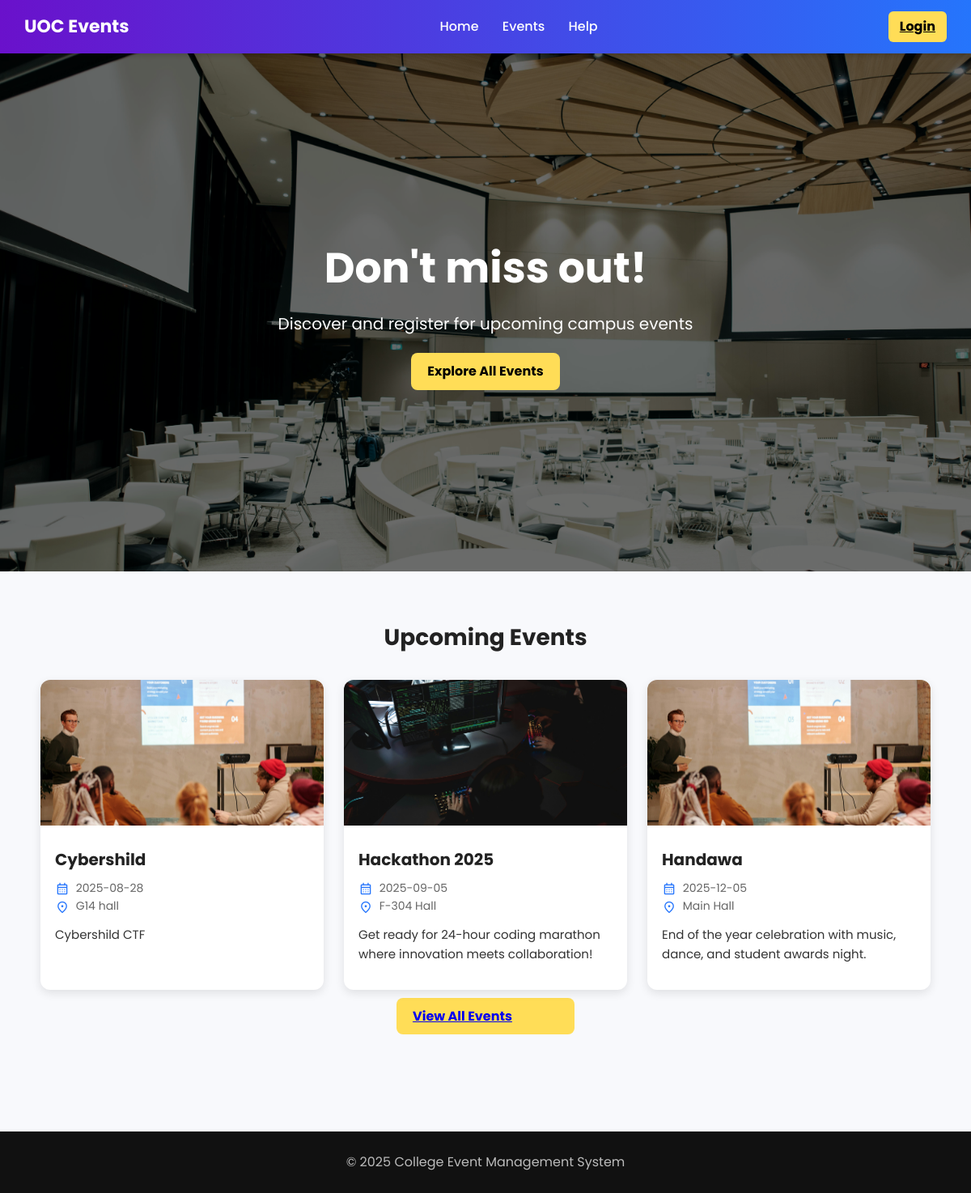
The page / on the database its author committed.
### tables this page shows
CREATE TABLE `events` (
  `id` int(11) NOT NULL,
  `title` varchar(200) NOT NULL,
  `location` varchar(120) DEFAULT '',
  `event_date` date NOT NULL,
  `description` text DEFAULT NULL,
  `type` varchar(100) NOT NULL
);

### auth.php (called while the page is built, shortened)
<?php
function is_logged_in() {
    return isset($_SESSION['user_id']);
}
function current_user() {
    if (!is_logged_in()) return null;
    return [
        'id' => $_SESSION['user_id'],
        'username' => $_SESSION['username'],
        'role' => $_SESSION['role']
    ];
}
?>

### index.php (the view, shortened to what this page needs)
<?php
require_once 'config.php';
require_once 'auth.php';
$user = current_user();
$events = [];
$res = $conn->query("SELECT id, title, location, event_date, description FROM events ORDER BY event_date ASC LIMIT 3");
if ($res) {
  while ($row = $res->fetch_assoc()) {
    $events[] = $row;
  }
}
?>
<!DOCTYPE html>
<html lang="en">
<head>
  <link rel="stylesheet" href="styles/custom.css">
</head>
<body>
  <nav class="navbar">
    <div class="container">
      <div class="brand">UOC Events</div>
      <div class="nav-links">
        <a href="index.php">Home</a>
        <a href="my_events.php">Events</a>
        <a href="help.php">Help</a>
      </div>
      <?php if ($user): ?>
        <?php if ($user['role'] === 'admin'): ?><a href="admin.php" class="admin-link">Admin</a><?php endif; ?>
        <span class="user">Hi, <?php echo htmlspecialchars($user['username']); ?></span>
        <a href="logout.php" class="logout-btn">
          <span class="material-symbols-outlined">logout</span>
        </a>
      <?php else: ?>
        <a class="btn-login" href="login.php">Login</a>
      <?php endif; ?>
    </div>
  </nav>
  <header class="hero">
    <div class="hero-overlay">
      <h1 class="animate-fade">Don't miss out!</h1>
      <p class="animate-slide">Discover and register for upcoming campus events</p>
      <a href="my_events.php" class="btn-explore">Explore All Events</a>
    </div>
  </header>
  <section id="events" class="events container">
    <h2>Upcoming Events</h2>
    <div class="grid">
      <?php foreach ($events as $e): ?>
        <div class="event-card animate-zoom">
          <?php
            $imgPath = "img/event".$e['id'].".jpg";
            if (!file_exists($imgPath)) {
              $imgPath = "img/event5.jpg";
            }
          ?>
          <img src="<?php echo $imgPath; ?>" alt="Event Image">
          <div class="event-content">
            <h3><?php echo htmlspecialchars($e['title']); ?></h3>
            <p class="date-location">
              <span class="material-symbols-outlined">calendar_month</span>
              <?php echo htmlspecialchars($e['event_date']); ?><br>
              <span class="material-symbols-outlined">location_on</span>
              <?php echo htmlspecialchars($e['location']); ?>
            </p>
            <p><?php echo nl2br(htmlspecialchars($e['description'])); ?></p>
          </div>
        </div>
      <?php endforeach; ?>
    </div>
    <div class="btn-explore" style="width:20%; display:block; margin: 10px auto;">
      <a href="events.php" class="btn-explore-more">View All Events</a>
    </div>
  </section>
  <footer class="footer">
    <p>© 2025 College Event Management System </p>
  </footer>
</body>
</html>

### styles/custom.css (style rules this page uses)
* { margin: 0; padding: 0; box-sizing: border-box; }
body { font-family: 'Poppins', sans-serif; background: #f8f9fc; color: #333; line-height: 1.6; }
.navbar { background: linear-gradient(to right, #6a11cb, #2575fc); color: white; padding: 14px 0; position: sticky; top: 0; z-index: 100; box-shadow: 0 3px 6px rgba(0,0,0,0.15); }
.navbar .container { width: 95%; margin: auto; display: flex; justify-content: space-between; align-items: center; }
.navbar .brand { font-size: 22px; font-weight: 700; color: #fff; }
.navbar .nav-links a { margin-left: 25px; text-decoration: none; font-weight: 500; color: #fff; transition: 0.3s; }
.navbar .btn-login { background: #ffdd57; color: #000; padding: 6px 14px; border-radius: 6px; font-weight: bold; }
.hero { height: 80vh; background: url('../img/home.jpg') no-repeat center center/cover; position: relative; display: flex; justify-content: center; align-items: center; }
.hero-overlay { background: rgba(0,0,0,0.55); width: 100%; height: 100%; display: flex; flex-direction: column; justify-content: center; align-items: center; text-align: center; color: white; padding: 20px; }
.hero-overlay h1 { font-size: 52px; font-weight: 700; margin-bottom: 12px; }
.hero-overlay p { font-size: 20px; margin-bottom: 20px; }
.btn-explore { background: #ffdd57; color: #000; padding: 10px 20px; border-radius: 8px; text-decoration: none; font-weight: bold; transition: 0.3s; }
.events { padding: 60px 50px; }
.events h2 { margin-bottom: 30px; font-size: 28px; font-weight: 700; text-align: center; color: #222; }
.grid { display: grid; grid-template-columns: repeat(auto-fill, minmax(300px, 1fr)); gap: 25px; }
.event-card { background: #fff; border-radius: 12px; overflow: hidden; box-shadow: 0 4px 12px rgba(0,0,0,0.1); transition: transform 0.3s, box-shadow 0.3s; }
.event-card img { width: 100%; height: 180px; object-fit: cover; }
.event-content { padding: 18px; }
.event-content h3 { font-size: 20px; margin-bottom: 8px; color: #222; }
.event-content .date-location { font-size: 14px; color: #666; margin-bottom: 12px; }
.event-content .material-symbols-outlined { font-size: 18px; vertical-align: middle; margin-right: 4px; color: #2575fc; }
.event-content p { font-size: 15px; margin-bottom: 14px; }
.footer { text-align: center; padding: 25px; background: #111; color: #bbb; margin-top: 50px; }
.animate-fade { animation: fadeIn 1.5s ease-in-out; }
.animate-slide { animation: slideUp 1.5s ease-in-out; }
.animate-zoom { animation: zoomIn 0.7s ease-in-out; }

### rows shown on the page
events: title "Cybershild", event_date "2025-08-28", location "G14 hall", description "Cybershild CTF"
events: shows a picture, title "Hackathon 2025", event_date "2025-09-05", location "F-304 Hall", description "Get ready for 24-hour coding marathon where innovation meets collaboration!"
events: title "Handawa", event_date "2025-12-05", location "Main Hall", description "End of the year celebration with music, dance, and student awards night."
